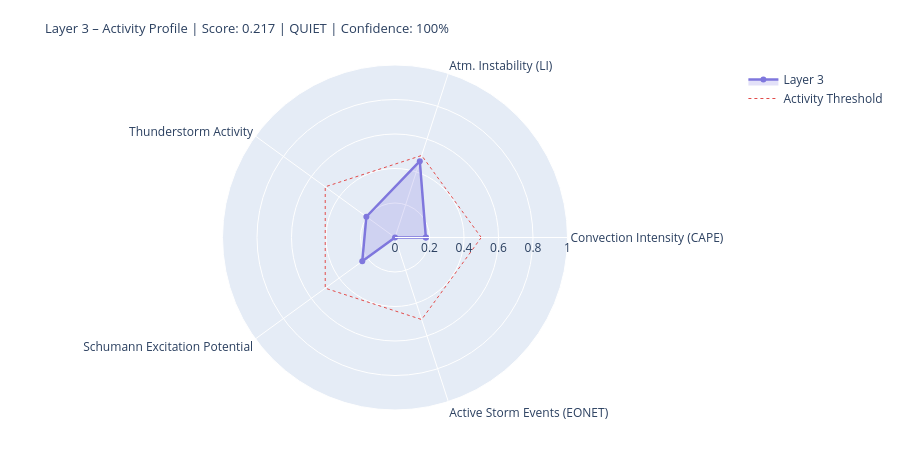

Notebook code for this chart:
### Markdown cell above
---
## 4. State Assessment & Handoff to Layer 4/5

### Code cell
# ============================================================
# LAYER-3-SCORE
# Five dynamic components
# ============================================================

def norm(v, lo, hi):
    if v is None or (isinstance(v, float) and math.isnan(v)): return None
    return round(max(0.0, min(1.0, (v - lo) / (hi - lo))), 4)

# --- 1) Convection intensity (global CAPE mean) ---
cape_mean = df_atm['cape'].dropna().mean() if not df_atm.empty else None
conv_score = norm(cape_mean, 0, 3000)
conv_src   = 'primary' if cape_mean is not None else 'missing'

# --- 2) Atmospheric instability (LI mean) ---
li_mean   = df_atm['li'].dropna().mean() if not df_atm.empty else None
# Negative LI = unstable → higher score
instab_score = norm(-li_mean if li_mean is not None else None, -6, 6)
instab_src   = 'primary' if li_mean is not None else 'missing'

# --- 3) Thunderstorm activity (mean thunder score + WMO count) ---
thunder_mean = df_atm['thunder_score'].mean() if not df_atm.empty else None
n_thunder    = int(df_atm['thunderstorm'].sum()) if not df_atm.empty else 0
thunder_score_val = norm(
    (thunder_mean or 0) * 0.7 + n_thunder * 0.1, 0, 1.0
) if thunder_mean is not None else None
thunder_src = 'primary'

# --- 4) Schumann excitation potential (weighted Schumann contribution) ---
schumann_pot = df_atm['schumann_contribution'].mean() if not df_atm.empty else None
# Boosted by Layer-2 thunderstorm trigger
if schumann_pot is not None and l2_thunder:
    schumann_pot = min(1.0, schumann_pot * 1.2)
schumann_score = norm(schumann_pot, 0, 1.0) if schumann_pot is not None else None
schumann_src   = 'derived'

# --- 5) Storm activity (NASA EONET) ---
# Distinction: None = data not loaded, 0.0 = loaded but no events
storm_score = None
storm_src   = 'missing'
if raw.get('storms') is not None:          # API reached successfully
    storm_score = norm(len(storm_events), 0, 30) if storm_events else 0.0
    storm_src   = 'primary'

# X-Ray and Kp: context only, not in dynamic score
# (X-Ray = Layer-0/4 driver; Kp = geomagnetic index, not a lightning proxy)
xray_context = None
if raw.get('xray'):
    df_xc = pd.DataFrame(raw['xray'])
    fc = next((c for c in df_xc.columns
               if any(k in c.lower() for k in ['flux','long']) and 'time' not in c.lower()),
              df_xc.columns[1])
    df_xc[fc] = pd.to_numeric(df_xc[fc], errors='coerce')
    xray_last = df_xc[fc].dropna().iloc[-1] if not df_xc[fc].dropna().empty else None
    if xray_last:
        xray_class = ('X' if xray_last>=1e-4 else 'M' if xray_last>=1e-5
                      else 'C' if xray_last>=1e-6 else 'B')
        xray_context = {'flux': float(xray_last), 'class': xray_class}
        print(f'X-Ray context: {xray_class}-class ({xray_last:.2e} W/m²)')

# --- Aggregate ---
COMPONENTS = {
    'Convection Intensity (CAPE)':  {'score': conv_score,       'source': conv_src,    'dynamic': True},
    'Atm. Instability (LI)':         {'score': instab_score,     'source': instab_src,  'dynamic': True},
    'Thunderstorm Activity':              {'score': thunder_score_val, 'source': thunder_src, 'dynamic': True},
    'Schumann Excitation Potential':   {'score': schumann_score,   'source': schumann_src,'dynamic': True},
    'Active Storm Events (EONET)': {'score': storm_score,      'source': storm_src,   'dynamic': True},
}

available   = {k: v['score'] for k, v in COMPONENTS.items() if v['score'] is not None}
unavailable = [k for k, v in COMPONENTS.items() if v['score'] is None]
layer3_score = round(sum(available.values()) / len(available), 4) if available else None
confidence   = round(len(available) / len(COMPONENTS), 2)
level = ('unknown' if layer3_score is None
         else 'quiet'   if layer3_score < 0.3
         else 'moderate' if layer3_score < 0.6
         else 'active')
dominant_l3 = max(available, key=available.get) if available else 'none'

# --- Ausgabe ---
W = 68
print('=' * W)
print('LAYER 3 – ATMOSPHERE / WEATHER / THUNDERSTORMS – STATE ASSESSMENT')
print('=' * W)
for name, comp in COMPONENTS.items():
    s = comp['score']
    if s is not None:
        bar = '█' * int(s * 20) + '░' * (20 - int(s * 20))
        print(f'  {name:<36} {bar}  {s:.3f}  [{comp["source"]}]')
    else:
        print(f'  {name:<36} {"─" * 20}  n/a   [missing]')
print('-' * W)
print(f'  Score:        {layer3_score:.3f}  ({len(available)}/{len(COMPONENTS)} components)')
print(f'  Confidence:   {confidence:.0%}')
print(f'  Level:        {level.upper()}')
print(f'  Dominant:     {dominant_l3}')
print(f'  CAPE mean:    {cape_mean:.0f} J/kg' if cape_mean else '  CAPE mean:    n/a')
print(f'  LI mean:      {li_mean:.1f} K' if li_mean is not None else '  LI mean:      n/a')
print(f'  Thunderstorms:{n_thunder} points (WMO)  +  {len(storm_events)} NASA EONET')
print('=' * W)

# Radar
cats   = list(available.keys())
vals_r = list(available.values())
if len(cats) >= 3:
    fig = go.Figure()
    fig.add_trace(go.Scatterpolar(
        r=vals_r + [vals_r[0]], theta=cats + [cats[0]],
        fill='toself', fillcolor='rgba(127,119,221,0.22)',
        line=dict(color='#7F77DD', width=2.5), name='Layer 3'
    ))
    fig.add_trace(go.Scatterpolar(
        r=[0.5] * (len(cats)+1), theta=cats + [cats[0]],
        line=dict(color='#E24B4A', dash='dot', width=1),
        mode='lines', name='Activity Threshold'
    ))
    fig.update_layout(
        title=dict(
            text=f'Layer 3 – Activity Profile | Score: {layer3_score:.3f} | {level.upper()} | Confidence: {confidence:.0%}',
            font=dict(size=13)
        ),
        polar=dict(radialaxis=dict(visible=True, range=[0, 1])),
        height=450, showlegend=True,
        margin=dict(l=60, r=60, t=65, b=40)
    )
    fig.show()

### Figure 1 — Plotly figure (JSON) as saved in the notebook; plotly's stock layout.template omitted (floating-point values rounded to 4 significant figures)
{"data": [{"fill": "toself", "fillcolor": "rgba(127,119,221,0.22)", "line": {"color": "#7F77DD", "width": 2.5}, "name": "Layer 3", "r": [0.1789, 0.4653, 0.2052, 0.2347, 0.0, 0.1789], "theta": ["Convection Intensity (CAPE)", "Atm. Instability (LI)", "Thunderstorm Activity", "Schumann Excitation Potential", "Active Storm Events (EONET)", "Convection Intensity (CAPE)"], "type": "scatterpolar"}, {"line": {"color": "#E24B4A", "dash": "dot", "width": 1}, "mode": "lines", "name": "Activity Threshold", "r": [0.5, 0.5, 0.5, 0.5, 0.5, 0.5], "theta": ["Convection Intensity (CAPE)", "Atm. Instability (LI)", "Thunderstorm Activity", "Schumann Excitation Potential", "Active Storm Events (EONET)", "Convection Intensity (CAPE)"], "type": "scatterpolar"}], "layout": {"height": 450, "margin": {"b": 40, "l": 60, "r": 60, "t": 65}, "polar": {"radialaxis": {"range": [0, 1], "visible": true}}, "showlegend": true, "title": {"font": {"size": 13}, "text": "Layer 3 – Activity Profile | Score: 0.217 | QUIET | Confidence: 100%"}}}
